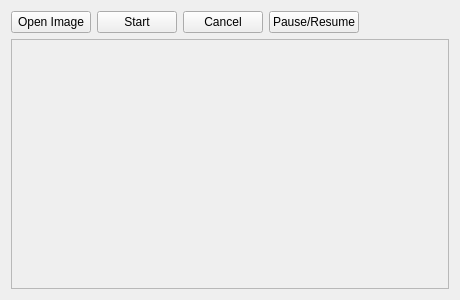
<?xml version="1.0" encoding="UTF-8"?>
<ui version="4.0">
 <class>ManipulationForm</class>
 <widget class="QWidget" name="ManipulationForm">
  <property name="geometry">
   <rect>
    <x>0</x>
    <y>0</y>
    <width>460</width>
    <height>300</height>
   </rect>
  </property>
  <property name="windowTitle">
   <string>Form</string>
  </property>
  <layout class="QGridLayout" name="gridLayout">
   <item row="0" column="0">
    <widget class="QPushButton" name="openButton">
     <property name="maximumSize">
      <size>
       <width>246</width>
       <height>23</height>
      </size>
     </property>
     <property name="text">
      <string>Open Image</string>
     </property>
    </widget>
   </item>
   <item row="0" column="3">
    <widget class="QPushButton" name="pauseResumeButton">
     <property name="maximumSize">
      <size>
       <width>246</width>
       <height>23</height>
      </size>
     </property>
     <property name="text">
      <string>Pause/Resume</string>
     </property>
    </widget>
   </item>
   <item row="1" column="0" colspan="6">
    <widget class="QScrollArea" name="imageScrollArea">
     <property name="verticalScrollBarPolicy">
      <enum>Qt::ScrollBarAsNeeded</enum>
     </property>
     <property name="horizontalScrollBarPolicy">
      <enum>Qt::ScrollBarAsNeeded</enum>
     </property>
     <property name="widgetResizable">
      <bool>true</bool>
     </property>
     <widget class="QWidget" name="imageScrollAreaWidgetContents">
      <property name="geometry">
       <rect>
        <x>0</x>
        <y>0</y>
        <width>440</width>
        <height>251</height>
       </rect>
      </property>
     </widget>
    </widget>
   </item>
   <item row="0" column="2">
    <widget class="QPushButton" name="startButton">
     <property name="maximumSize">
      <size>
       <width>246</width>
       <height>23</height>
      </size>
     </property>
     <property name="text">
      <string>Cancel</string>
     </property>
    </widget>
   </item>
   <item row="0" column="4" colspan="2">
    <spacer name="horizontalSpacer">
     <property name="orientation">
      <enum>Qt::Horizontal</enum>
     </property>
     <property name="sizeHint" stdset="0">
      <size>
       <width>188</width>
       <height>20</height>
      </size>
     </property>
    </spacer>
   </item>
   <item row="0" column="1">
    <widget class="QPushButton" name="CancelButton">
     <property name="text">
      <string>Start</string>
     </property>
    </widget>
   </item>
  </layout>
 </widget>
 <resources/>
 <connections/>
</ui>
